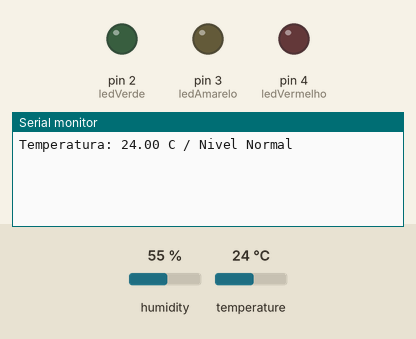
Recording of a sketch running on a simulated Arduino Uno, built with avr-gcc and run on an emulated ATmega328P. Shown: output pins drawn as LEDs (lit = HIGH), the last lines printed to the serial monitor. The inputs (shaded band) are chosen by the test bench; at power-on: temperature 24 °C, humidity 55 %.

Above: at 2.2 s.
2.3 s: temperature set to 29 °C
At 5.5 s:
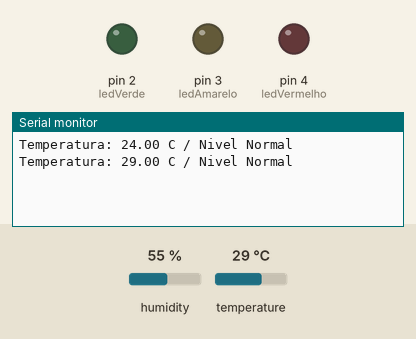
6.1 s: temperature set to 32 °C
At 7.5 s:
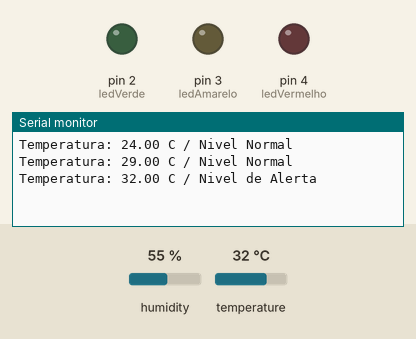

The sketch:

semaforo_alerta_temperarura.ino
```cpp
#include "DHT.h"

#define DHTPIN A1
#define DHTTYPE DHT11

int ledVerde = 2;
int ledAmarelo = 3;
int ledVermelho = 4;


DHT dht (DHTPIN, DHTTYPE);

void setup() {
        pinMode(ledVerde, OUTPUT);
        pinMode(ledAmarelo, OUTPUT);
        pinMode(ledVermelho, OUTPUT);
	Serial.begin(9600);
	delay(1000);
	dht.begin();
}

void loop() {

	float t = dht.readTemperature();

	if(isnan(t)) {

		Serial.println("Falha na leitura do DHT");

	} else {

		if(t <= 30){
                    Serial.print("Temperatura: ");
                    Serial.print(t);
                    Serial.println(" C / Nivel Normal");

                } else if (t <= 35){
                    Serial.print("Temperatura: ");
                    Serial.print(t);
                    Serial.println(" C / Nivel de Alerta");
                } else {
                    Serial.print("Temperatura: ");
                    Serial.print(t);
                    Serial.println(" C / Nivel Critico");
                }


	}

  delay(3000);

}
```

Measured:
- the behaviour switches between 30 and 31 °C on temperature (found by bisection; images 1 and 2)
- after the input at 2.3 s, the serial monitor: prints a new line after 1.7 s (image 1)
- after the input at 6.1 s, the serial monitor: prints a new line after 0.97 s (image 2)
